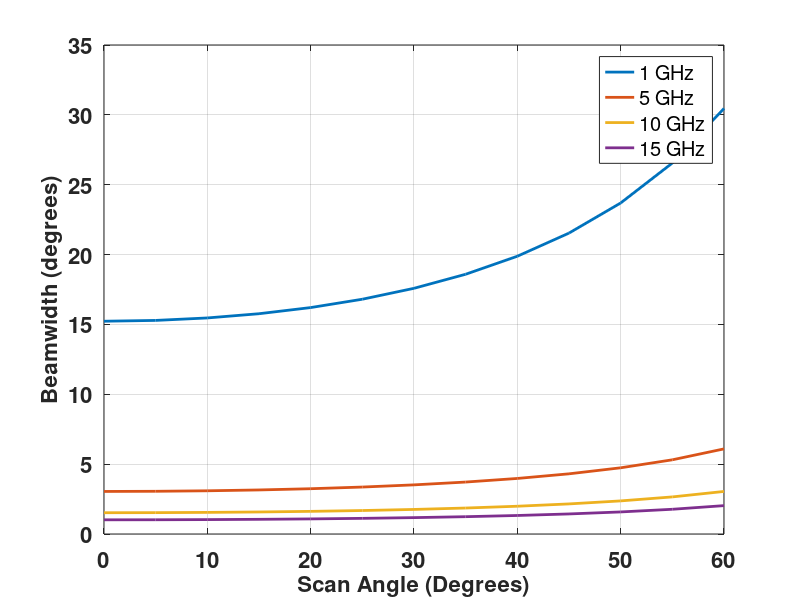

Write the MATLAB code that produced this figure.
%
%% This Code Plots Beamwidth vs. Frequency and Scan Angle
% Arik D. Brown
 
%% Input Parameters
BW.k=0.886;%Beamwidth Factor (radians)
BW.f_vec=[1 5 10 15];%Frequency in GHZ
BW.lambda_vec=0.3./BW.f_vec;%meters
BW.L=1;%Aperture Length in meters
BW.thetao_vec=0:5:60;%Degrees
 
%% Calculate Beamwidths
[BW.lambda_mat BW.thetao_mat]=meshgrid(BW.lambda_vec,BW.thetao_vec);
 
BW.mat_rad=BW.k*BW.lambda_mat./(BW.L*cosd(BW.thetao_mat));
BW.mat_deg=BW.mat_rad*180/pi;
 
%% Plot
 
figure(1),clf
plot(BW.thetao_mat,BW.mat_deg,'linewidth',2)
grid
set(gca,'fontsize',16,'fontweight','b')
xlabel('Scan Angle (Degrees)','fontsize',16,'fontweight','b')
ylabel('Beamwidth (degrees)','fontsize',16,'fontweight','b')
legend('1 GHz','5 GHz','10 GHz','15 GHz')
